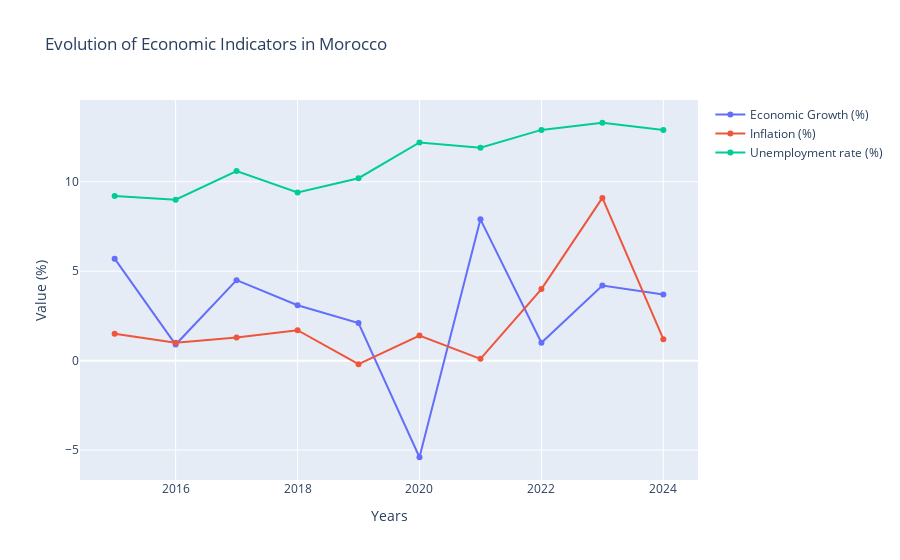

Write notebook code for a chart like this one.
### Code cell
years = year

# Create traces

trace1 = go.Scatter(x=years, y=x_data, mode='lines+markers', name='Economic Growth (%)')

trace2 = go.Scatter(x=years, y=y_data, mode='lines+markers', name='Inflation (%)')

trace3 = go.Scatter(x=years, y=z_data, mode='lines+markers', name='Unemployment rate (%)')

data = [trace1, trace2, trace3]

layout = go.Layout(

    title='Evolution of Economic Indicators in Morocco',

    xaxis=dict(title='Years'),

    yaxis=dict(title='Value (%)'),

    hovermode='x unified'  # Show all values when hovering

)

fig1 = go.Figure(data=data, layout=layout)

fig1.show()

### Figure 1 — Plotly figure (JSON) as saved in the notebook; plotly's stock layout.template omitted (floating-point values rounded to 4 significant figures)
{"data": [{"mode": "lines+markers", "name": "Economic Growth (%)", "type": "scatter", "x": [2015, 2016, 2017, 2018, 2019, 2020, 2021, 2022, 2023, 2024], "y": [5.7, 0.9, 4.5, 3.1, 2.1, -5.4, 7.9, 1, 4.2, 3.7]}, {"mode": "lines+markers", "name": "Inflation (%)", "type": "scatter", "x": [2015, 2016, 2017, 2018, 2019, 2020, 2021, 2022, 2023, 2024], "y": [1.5, 1, 1.3, 1.7, -0.2, 1.4, 0.1, 4, 9.1, 1.2]}, {"mode": "lines+markers", "name": "Unemployment rate (%)", "type": "scatter", "x": [2015, 2016, 2017, 2018, 2019, 2020, 2021, 2022, 2023, 2024], "y": [9.2, 9, 10.6, 9.4, 10.2, 12.2, 11.9, 12.9, 13.3, 12.9]}], "layout": {"hovermode": "x unified", "title": {"text": "Evolution of Economic Indicators in Morocco"}, "xaxis": {"title": {"text": "Years"}}, "yaxis": {"title": {"text": "Value (%)"}}}}
